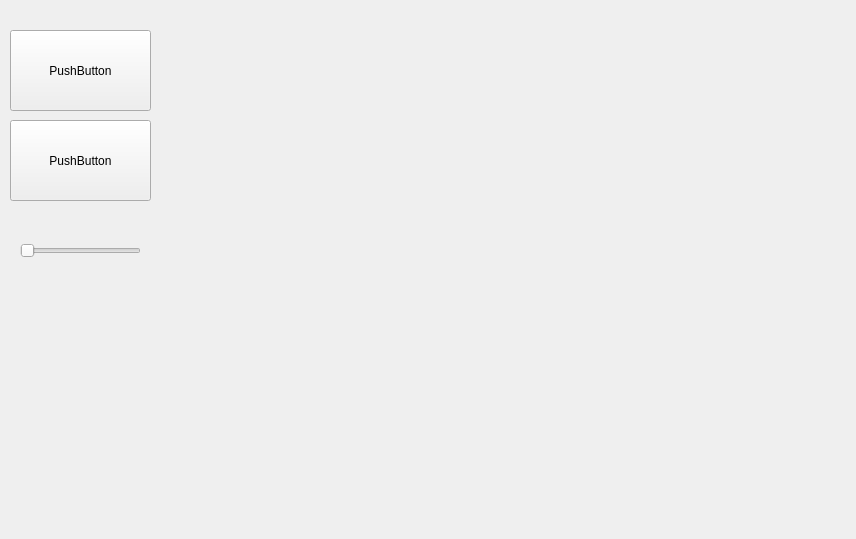
<?xml version="1.0" encoding="UTF-8"?>
<ui version="4.0">
 <class>Widget</class>
 <widget class="QWidget" name="Widget">
  <property name="geometry">
   <rect>
    <x>0</x>
    <y>0</y>
    <width>856</width>
    <height>539</height>
   </rect>
  </property>
  <property name="windowTitle">
   <string>Widget</string>
  </property>
  <widget class="QWidget" name="widget" native="true">
   <property name="geometry">
    <rect>
     <x>170</x>
     <y>10</y>
     <width>671</width>
     <height>511</height>
    </rect>
   </property>
  </widget>
  <widget class="QPushButton" name="pushButton">
   <property name="geometry">
    <rect>
     <x>10</x>
     <y>30</y>
     <width>141</width>
     <height>81</height>
    </rect>
   </property>
   <property name="text">
    <string>PushButton</string>
   </property>
  </widget>
  <widget class="QPushButton" name="pushButton_2">
   <property name="geometry">
    <rect>
     <x>10</x>
     <y>120</y>
     <width>141</width>
     <height>81</height>
    </rect>
   </property>
   <property name="text">
    <string>PushButton</string>
   </property>
  </widget>
  <widget class="QSlider" name="horizontalSlider">
   <property name="geometry">
    <rect>
     <x>20</x>
     <y>240</y>
     <width>121</width>
     <height>22</height>
    </rect>
   </property>
   <property name="orientation">
    <enum>Qt::Horizontal</enum>
   </property>
  </widget>
 </widget>
 <layoutdefault spacing="6" margin="11"/>
 <resources/>
 <connections/>
</ui>
